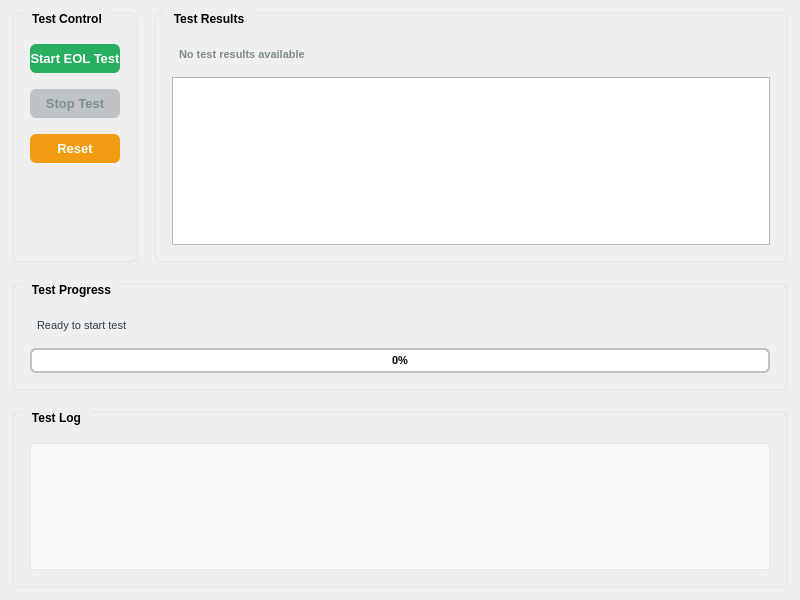
<?xml version="1.0" encoding="UTF-8"?>
<ui version="4.0">
 <class>EOLTestPanel</class>
 <widget class="QWidget" name="EOLTestPanel">
  <property name="geometry">
   <rect>
    <x>0</x>
    <y>0</y>
    <width>800</width>
    <height>600</height>
   </rect>
  </property>
  <property name="windowTitle">
   <string>EOL Test Panel</string>
  </property>
  <layout class="QVBoxLayout" name="mainLayout">
   <property name="spacing">
    <number>20</number>
   </property>
   <property name="leftMargin">
    <number>12</number>
   </property>
   <property name="topMargin">
    <number>12</number>
   </property>
   <property name="rightMargin">
    <number>12</number>
   </property>
   <property name="bottomMargin">
    <number>12</number>
   </property>
   <item>
    <layout class="QHBoxLayout" name="topRowLayout">
     <property name="spacing">
      <number>16</number>
     </property>
     <item>
      <widget class="QGroupBox" name="controlGroup">
       <property name="title">
        <string>Test Control</string>
       </property>
       <property name="styleSheet">
        <string>QGroupBox {
    font-weight: bold;
    font-size: 12px;
    border: 2px solid #E8E8E8;
    border-radius: 8px;
    margin-top: 1ex;
    padding-top: 10px;
}
QGroupBox::title {
    subcontrol-origin: margin;
    left: 10px;
    padding: 0 8px 0 8px;
}</string>
       </property>
       <layout class="QVBoxLayout" name="controlLayout">
        <property name="spacing">
         <number>8</number>
        </property>
        <property name="leftMargin">
         <number>16</number>
        </property>
        <property name="topMargin">
         <number>20</number>
        </property>
        <property name="rightMargin">
         <number>16</number>
        </property>
        <property name="bottomMargin">
         <number>16</number>
        </property>
        <item>
         <widget class="QPushButton" name="startTestButton">
          <property name="minimumSize">
           <size>
            <width>0</width>
            <height>29</height>
           </size>
          </property>
          <property name="maximumSize">
           <size>
            <width>16777215</width>
            <height>29</height>
           </size>
          </property>
          <property name="text">
           <string>Start EOL Test</string>
          </property>
          <property name="styleSheet">
           <string>QPushButton {
    background-color: #27AE60;
    color: white;
    border: none;
    border-radius: 6px;
    font-weight: bold;
    font-size: 13px;
}
QPushButton:hover {
    background-color: #229954;
}
QPushButton:pressed {
    background-color: #1E8449;
}</string>
          </property>
         </widget>
        </item>
        <item>
         <spacer name="buttonSpacer1">
          <property name="orientation">
           <enum>Qt::Vertical</enum>
          </property>
          <property name="sizeType">
           <enum>QSizePolicy::Fixed</enum>
          </property>
          <property name="sizeHint" stdset="0">
           <size>
            <width>20</width>
            <height>8</height>
           </size>
          </property>
         </spacer>
        </item>
        <item>
         <widget class="QPushButton" name="stopTestButton">
          <property name="enabled">
           <bool>false</bool>
          </property>
          <property name="minimumSize">
           <size>
            <width>0</width>
            <height>29</height>
           </size>
          </property>
          <property name="maximumSize">
           <size>
            <width>16777215</width>
            <height>29</height>
           </size>
          </property>
          <property name="text">
           <string>Stop Test</string>
          </property>
          <property name="styleSheet">
           <string>QPushButton {
    background-color: #E74C3C;
    color: white;
    border: none;
    border-radius: 6px;
    font-weight: bold;
    font-size: 13px;
}
QPushButton:hover {
    background-color: #CD4335;
}
QPushButton:pressed {
    background-color: #B03A2E;
}
QPushButton:disabled {
    background-color: #BDC3C7;
    color: #7F8C8D;
}</string>
          </property>
         </widget>
        </item>
        <item>
         <spacer name="buttonSpacer2">
          <property name="orientation">
           <enum>Qt::Vertical</enum>
          </property>
          <property name="sizeType">
           <enum>QSizePolicy::Fixed</enum>
          </property>
          <property name="sizeHint" stdset="0">
           <size>
            <width>20</width>
            <height>8</height>
           </size>
          </property>
         </spacer>
        </item>
        <item>
         <widget class="QPushButton" name="resetButton">
          <property name="minimumSize">
           <size>
            <width>0</width>
            <height>29</height>
           </size>
          </property>
          <property name="maximumSize">
           <size>
            <width>16777215</width>
            <height>29</height>
           </size>
          </property>
          <property name="text">
           <string>Reset</string>
          </property>
          <property name="styleSheet">
           <string>QPushButton {
    background-color: #F39C12;
    color: white;
    border: none;
    border-radius: 6px;
    font-weight: bold;
    font-size: 13px;
}
QPushButton:hover {
    background-color: #E67E22;
}
QPushButton:pressed {
    background-color: #D35400;
}</string>
          </property>
         </widget>
        </item>
        <item>
         <spacer name="controlVerticalSpacer">
          <property name="orientation">
           <enum>Qt::Vertical</enum>
          </property>
          <property name="sizeHint" stdset="0">
           <size>
            <width>20</width>
            <height>40</height>
           </size>
          </property>
         </spacer>
        </item>
       </layout>
      </widget>
     </item>
     <item>
      <widget class="QGroupBox" name="resultsGroup">
       <property name="title">
        <string>Test Results</string>
       </property>
       <property name="styleSheet">
        <string>QGroupBox {
    font-weight: bold;
    font-size: 12px;
    border: 2px solid #E8E8E8;
    border-radius: 8px;
    margin-top: 1ex;
    padding-top: 10px;
}
QGroupBox::title {
    subcontrol-origin: margin;
    left: 10px;
    padding: 0 8px 0 8px;
}</string>
       </property>
       <layout class="QVBoxLayout" name="resultsLayout">
        <property name="spacing">
         <number>12</number>
        </property>
        <property name="leftMargin">
         <number>16</number>
        </property>
        <property name="topMargin">
         <number>20</number>
        </property>
        <property name="rightMargin">
         <number>16</number>
        </property>
        <property name="bottomMargin">
         <number>16</number>
        </property>
        <item>
         <widget class="QLabel" name="summaryLabel">
          <property name="text">
           <string>No test results available</string>
          </property>
          <property name="styleSheet">
           <string>color: #7F8C8D; padding: 4px; font-weight: bold; font-size: 11px;</string>
          </property>
         </widget>
        </item>
        <item>
         <widget class="QTableWidget" name="resultsTable">
          <property name="alternatingRowColors">
           <bool>true</bool>
          </property>
          <property name="selectionBehavior">
           <enum>QAbstractItemView::SelectRows</enum>
          </property>
          <property name="styleSheet">
           <string>QTableWidget {
    gridline-color: #E8E8E8;
    font-size: 10px;
}
QHeaderView::section {
    background-color: #F8F9FA;
    padding: 6px;
    border: 1px solid #E8E8E8;
    font-weight: bold;
}</string>
          </property>
          <attribute name="horizontalHeaderStretchLastSection">
           <bool>true</bool>
          </attribute>
         </widget>
        </item>
       </layout>
      </widget>
     </item>
    </layout>
   </item>
   <item>
    <widget class="QGroupBox" name="progressGroup">
     <property name="title">
      <string>Test Progress</string>
     </property>
     <property name="styleSheet">
      <string>QGroupBox {
    font-weight: bold;
    font-size: 12px;
    border: 2px solid #E8E8E8;
    border-radius: 8px;
    margin-top: 1ex;
    padding-top: 10px;
}
QGroupBox::title {
    subcontrol-origin: margin;
    left: 10px;
    padding: 0 8px 0 8px;
}</string>
     </property>
     <layout class="QVBoxLayout" name="progressLayout">
      <property name="spacing">
       <number>12</number>
      </property>
      <property name="leftMargin">
       <number>16</number>
      </property>
      <property name="topMargin">
       <number>20</number>
      </property>
      <property name="rightMargin">
       <number>16</number>
      </property>
      <property name="bottomMargin">
       <number>16</number>
      </property>
      <item>
       <widget class="QLabel" name="statusLabel">
        <property name="text">
         <string>Ready to start test</string>
        </property>
        <property name="styleSheet">
         <string>color: #2C3E50; padding: 4px; font-size: 11px;</string>
        </property>
       </widget>
      </item>
      <item>
       <widget class="QProgressBar" name="progressBar">
        <property name="value">
         <number>0</number>
        </property>
        <property name="styleSheet">
         <string>QProgressBar {
    border: 2px solid #BDC3C7;
    border-radius: 6px;
    text-align: center;
    font-weight: bold;
    font-size: 11px;
}
QProgressBar::chunk {
    background-color: #3498DB;
    border-radius: 4px;
}</string>
        </property>
       </widget>
      </item>
     </layout>
    </widget>
   </item>
   <item>
    <widget class="QGroupBox" name="logGroup">
     <property name="title">
      <string>Test Log</string>
     </property>
     <property name="styleSheet">
      <string>QGroupBox {
    font-weight: bold;
    font-size: 12px;
    border: 2px solid #E8E8E8;
    border-radius: 8px;
    margin-top: 1ex;
    padding-top: 10px;
}
QGroupBox::title {
    subcontrol-origin: margin;
    left: 10px;
    padding: 0 8px 0 8px;
}</string>
     </property>
     <layout class="QVBoxLayout" name="logLayout">
      <property name="spacing">
       <number>12</number>
      </property>
      <property name="leftMargin">
       <number>16</number>
      </property>
      <property name="topMargin">
       <number>20</number>
      </property>
      <property name="rightMargin">
       <number>16</number>
      </property>
      <property name="bottomMargin">
       <number>16</number>
      </property>
      <item>
       <widget class="QTextEdit" name="testLogText">
        <property name="maximumSize">
         <size>
          <width>16777215</width>
          <height>150</height>
         </size>
        </property>
        <property name="styleSheet">
         <string>QTextEdit {
    background-color: #FAFAFA;
    border: 1px solid #E8E8E8;
    border-radius: 4px;
    padding: 8px;
    font-family: 'Consolas', 'Monaco', monospace;
    font-size: 9px;
    color: #2C3E50;
}</string>
        </property>
        <property name="readOnly">
         <bool>true</bool>
        </property>
       </widget>
      </item>
     </layout>
    </widget>
   </item>
  </layout>
 </widget>
 <resources/>
 <connections/>
</ui>
